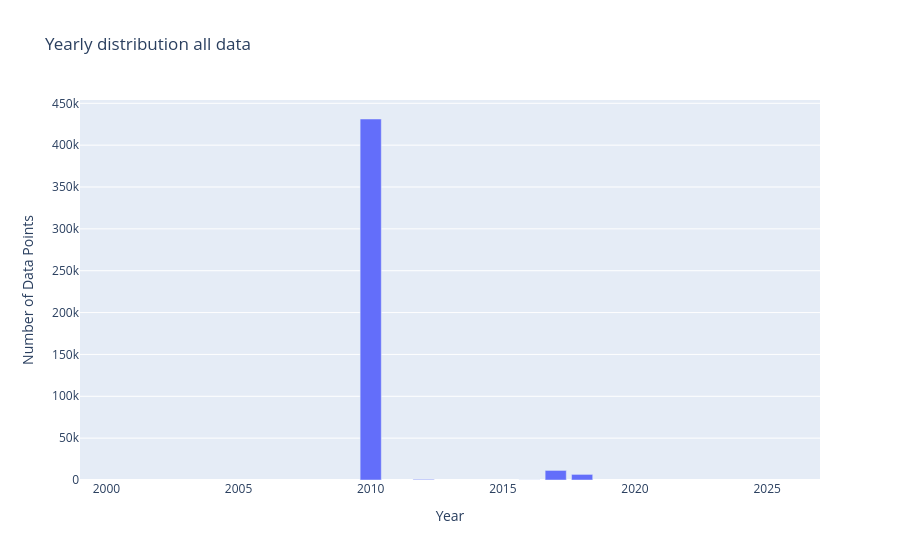

This figure's notebook cell:
### Code cell
year_test=bcodmo.copy()
year_test['datetime'] = pd.to_datetime(year_test['datetime'])
year_test['year'] = year_test['datetime'].dt.year
grouped = year_test.groupby(['year']).size().reset_index(name='DataPoints')

# Create bar chart
fig = px.bar(grouped,x='year', y='DataPoints', title='Yearly distribution all data',
             labels={'year': 'Year', 'DataPoints': 'Number of Data Points', 'metadata': 'Metadata'},)
fig.update_xaxes(range=[1999,2027])
fig.update_layout(barmode='stack')  # ensures stacking
fig.show()

### Figure 1 — Plotly figure (JSON) as saved in the notebook; plotly's stock layout.template omitted (floating-point values rounded to 4 significant figures)
{"data": [{"hovertemplate": "Year=%{x}<br>Number of Data Points=%{y}<extra></extra>", "legendgroup": "", "marker": {"color": "#636efa", "pattern": {"shape": ""}}, "name": "", "orientation": "v", "showlegend": false, "textposition": "auto", "type": "bar", "x": [2010, 2012, 2016, 2017, 2018], "xaxis": "x", "y": [431246, 746, 83, 11443, 6684], "yaxis": "y"}], "layout": {"autosize": true, "barmode": "stack", "legend": {"tracegroupgap": 0}, "title": {"text": "Yearly distribution all data"}, "xaxis": {"anchor": "y", "domain": [0, 1], "range": [1999, 2027], "title": {"text": "Year"}, "type": "linear"}, "yaxis": {"anchor": "x", "autorange": true, "domain": [0, 1], "range": [0, 453900.0], "title": {"text": "Number of Data Points"}, "type": "linear"}}}
